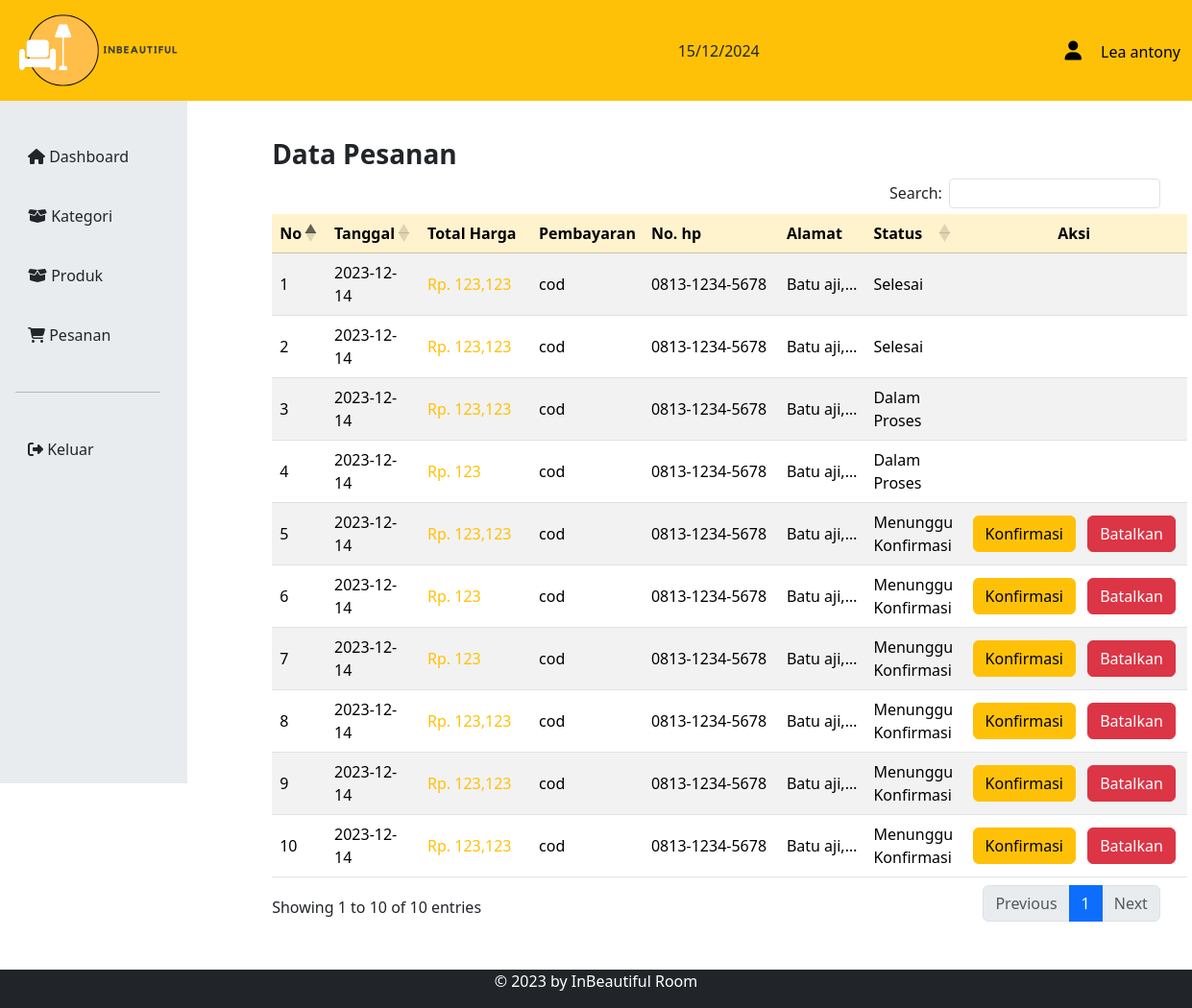
The app's page /penjual/data_pesanan.php (signed in) with its own data.
### tables this page shows
CREATE TABLE `users` (
  `id` int(11) NOT NULL,
  `peran` enum('Penjual','Pembeli') NOT NULL,
  `nama` varchar(100) NOT NULL,
  `username` varchar(100) NOT NULL,
  `password` varchar(100) NOT NULL,
  `email` varchar(100) NOT NULL,
  `no_hp` varchar(100) NOT NULL,
  `alamat` varchar(9999) NOT NULL
);

CREATE TABLE `transaksi` (
  `id_transaksi` int(11) NOT NULL,
  `id` int(11) NOT NULL,
  `tanggal_transaksi` date NOT NULL,
  `total_harga` varchar(100) NOT NULL,
  `pembayaran` enum('cod') NOT NULL,
  `no_hp` varchar(100) NOT NULL,
  `alamat` varchar(100) NOT NULL,
  `status` enum('Menunggu Konfirmasi','Dalam Proses','Selesai') NOT NULL
);

### penjual/data_pesanan.php (the view, shortened to what this page needs)
<?php
include "header_penjual.php"
    ?>
<link rel="stylesheet" href="../assets/css/style_data_pesanan.css?v=1">
<div class="col-md-12 mb-5" style="margin-left: 125px;">
    <h3><strong>Data Pesanan</strong></h3>
    <table id="tabel-produk" class="table table-striped table-hover mb-5 mx-auto">
        <thead class="table-warning">
            <tr>
                <th scope="col" class="fs-6">No</th>
                <th scope="col" style="width: 105px;" class="fs-6">Tanggal</th>
                <th scope="col" style="min-width: 100px;" class="fs-6">Total Harga</th>
                <th scope="col" class="fs-6">Pembayaran</th>
                <th scope="col" style="min-width: 125px;" class="fs-6">No. hp</th>
                <th scope="col" class="fs-6">Alamat</th>
                <th scope="col" class="fs-6">Status</th>
                <th scope="col" style="min-width: 220px;" class="fs-6 text-center">Aksi</th>
            </tr>
        </thead>
        <tbody>
            <?php
            $no = 1;
            $transaksi = mysqli_query($koneksi, "SELECT * FROM transaksi ORDER BY id_transaksi DESC");
            while ($row = mysqli_fetch_array($transaksi)) {
                ?>
                <tr class="align-middle">
                    <td onclick="location.href='detail_pesanan.php?id_transaksi=<?php echo $row['id_transaksi']; ?>'">
                        <?php echo $no++; ?>
                    </td>
                    <td onclick="location.href='detail_pesanan.php?id_transaksi=<?php echo $row['id_transaksi']; ?>'">
                        <?php echo $row['tanggal_transaksi']; ?>
                    </td>
                    <td style="color: #ffc107; font-weight: 500;"
                        onclick="location.href='detail_pesanan.php?id_transaksi=<?php echo $row['id_transaksi']; ?>'">Rp.
                        <?php echo number_format($row['total_harga']); ?>
                    </td>
                    <td onclick="location.href='detail_pesanan.php?id_transaksi=<?php echo $row['id_transaksi']; ?>'">
                        <?php echo $row['pembayaran']; ?>
                    </td>
                    <td onclick="location.href='detail_pesanan.php?id_transaksi=<?php echo $row['id_transaksi']; ?>'">
                        <?php echo $row['no_hp']; ?>
                    </td>
                    <td onclick="location.href='detail_pesanan.php?id_transaksi=<?php echo $row['id_transaksi']; ?>'"> <span
                            class="truncate">
                            <?php echo $row['alamat']; ?>
                        </span></td>
                    <td onclick="location.href='detail_pesanan.php?id_transaksi=<?php echo $row['id_transaksi']; ?>'">
                        <?php echo $row['status']; ?>
                    </td>
                    <td class="mx-auto text-center">
                        <?php
                        if ($row['status'] == 'Menunggu Konfirmasi') {
                            ?>
                            <a class="btn btn-warning konfirmasi"
                                href="fungsi/konfirmasi_pesanan.php?id_transaksi=<?php echo $row['id_transaksi'] ?>">Konfirmasi</a>
                            <a class="btn btn-danger batal ms-2"
                                href="fungsi/batalkan_pesanan.php?id_transaksi=<?php echo $row['id_transaksi'] ?>"
                                value="batal">Batalkan</a>
                            <?php
                        }
                        ?>
                    </td>
                </tr>
            <?php } ?>
        </tbody>
    </table>
</div>
<?php
include "footer_penjual.php"
    ?>

### penjual/header_penjual.php (shortened to what this page needs)
<?php
include "../koneksi.php";
?>
<!DOCTYPE html>
<html lang="en">
<head>
    <link rel="stylesheet" href="https://cdn.datatables.net/1.13.6/css/dataTables.bootstrap5.min.css">
    <link rel="stylesheet" href="../assets/bootstrap/css/bootstrap.min.css">
    <link rel="stylesheet" href="../assets/fontawesome/css/all.min.css">
    <link href="https://cdn.jsdelivr.net/npm/sweetalert2@11.10.0/dist/sweetalert2.min.css" rel="stylesheet">
</head>
<body>
    <div id="page-container">
        <nav class="navbar fixed-top bg-warning">
            <div class="container-fluid">
                <a href="dashboard_penjual.php" class="navbar-brand">
                    <img src="../assets/images/logo/logo_transparent_cropped.png" width="50%" height="50%">
                </a>
                <div>
                    <span id="tanggal"></span>
                </div>
                <div class="user-info">
                    <i class="fa-solid fa-user navbar-brand" style="color: #000000;"></i>
                    <?php
                    $query = mysqli_query($koneksi, "SELECT * FROM `users` WHERE `username`='$_SESSION[username]'") or die();
                    $fetch = mysqli_fetch_array($query);
                    echo "<FONT COLOR='#000000'>" . $fetch['nama'] . "</FONT>";
                    ?>
                </div>
            </div>
        </nav>
        <div class="row mt-5 no-gutters pt-5">
            <div class="col-md-2 bg-body-secondary">
                <ul class="nav flex-column p-3 pt-5">
                    <li class="nav-item">
                        <a class="btn" href="../penjual/dashboard_penjual.php"><i class="fa-solid fa-house"></i>
                            Dashboard</button></a>
                    </li>
                    <br>
                    <li class="nav-item">
                        <a class="btn" href="../penjual/data_kategori.php"><i class="fa-solid fa-box-open"></i>
                            Kategori</button></a>
                    </li>
                    <br>
                    <li class="nav-item">
                        <a class="btn" href="../penjual/data_produk.php"><i class="fa-solid fa-box-open"></i>
                            Produk</button></a>
                    </li>
                    <br>
                    <li class="nav-item">
                        <a class="btn" href="../penjual/data_pesanan.php"><i class="fa-solid fa-cart-shopping"></i>
                            Pesanan</button></a>
                    </li>
                    <br>
                    <hr><br>
                    <li class="nav-item">
                        <a class="btn keluar" href="../index/keluar.php"><i class="fa-solid fa-right-from-bracket"></i>
                            Keluar</a></a>
                    </li>
                </ul>
            </div>
            <div class="container col-md-9 pt-5" id="content-wrap">
                <body>
</html>

### assets/css/style_data_pesanan.css (style rules this page uses)
body { overflow-x: hidden; }
body { min-height: 100vh; display: flex; flex-direction: column; }
#page-container { position: relative; min-height: 100vh; }
#content-wrap { padding-bottom: 2.5rem; }
.bg-body-secondary { height: 90vh; position: fixed; }
.truncate { display: -webkit-box; -webkit-line-clamp: 1; -webkit-box-orient: vertical; overflow: hidden; }

### records on screen
users: nama "Lea antony"
transaksi: tanggal_transaksi "2023-12-14", total_harga "123,123", pembayaran "cod", no_hp "0813-1234-5678", alamat "Batu…", status "Selesai"
transaksi: tanggal_transaksi "2023-12-14", total_harga "123,123", pembayaran "cod", no_hp "0813-1234-5678", alamat "Batu…", status "Selesai"
transaksi: tanggal_transaksi "2023-12-14", total_harga "123,123", pembayaran "cod", no_hp "0813-1234-5678", alamat "Batu…", status "Dalam Proses"
transaksi: tanggal_transaksi "2023-12-14", total_harga "123", pembayaran "cod", no_hp "0813-1234-5678", alamat "Batu…", status "Dalam Proses"
transaksi: tanggal_transaksi "2023-12-14", total_harga "123,123", pembayaran "cod", no_hp "0813-1234-5678", alamat "Batu…", status "Menunggu Konfirmasi"
transaksi: tanggal_transaksi "2023-12-14", total_harga "123", pembayaran "cod", no_hp "0813-1234-5678", alamat "Batu…", status "Menunggu Konfirmasi"
transaksi: tanggal_transaksi "2023-12-14", total_harga "123", pembayaran "cod", no_hp "0813-1234-5678", alamat "Batu…", status "Menunggu Konfirmasi"
transaksi: tanggal_transaksi "2023-12-14", total_harga "123,123", pembayaran "cod", no_hp "0813-1234-5678", alamat "Batu…", status "Menunggu Konfirmasi"
transaksi: tanggal_transaksi "2023-12-14", total_harga "123,123", pembayaran "cod", no_hp "0813-1234-5678", alamat "Batu…", status "Menunggu Konfirmasi"
transaksi: tanggal_transaksi "2023-12-14", total_harga "123,123", pembayaran "cod", no_hp "0813-1234-5678", alamat "Batu…", status "Menunggu Konfirmasi"
